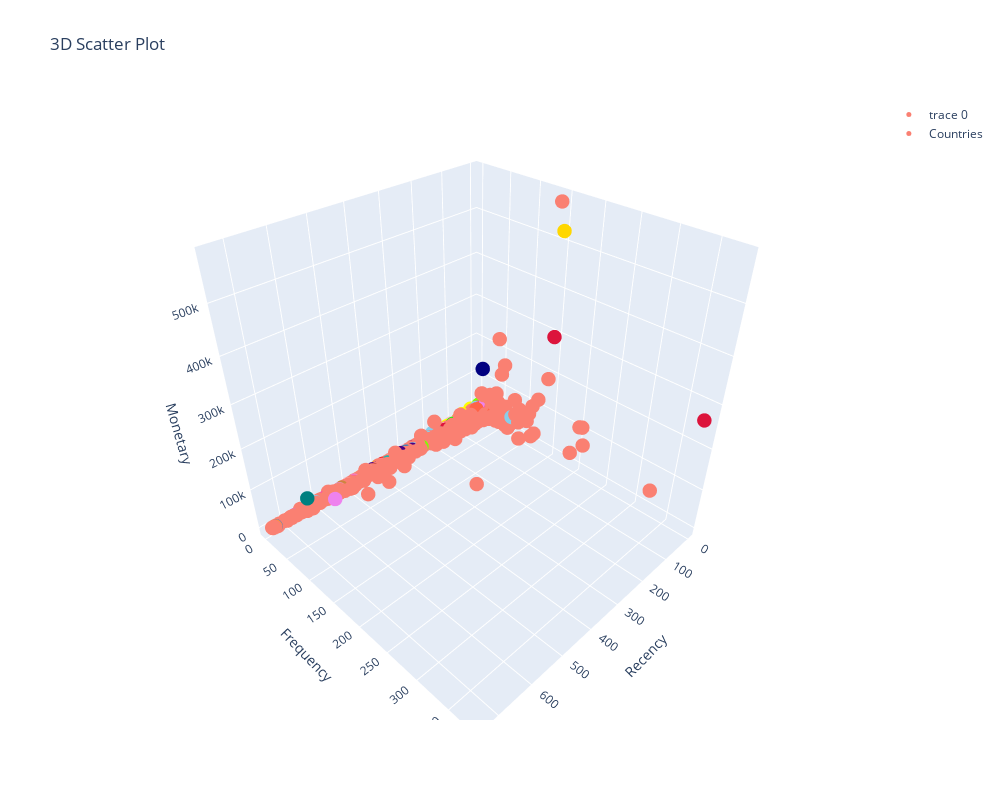

Write notebook code for a chart like this one.
### Code cell
import plotly.graph_objects as go

country_colors = {
    'United Kingdom': 'salmon', 'Iceland': 'blue', 'Finland': 'green', 'Italy': 'purple',
    'Norway': 'orange', 'Unspecified': 'gray', 'Bahrain': 'cyan', 'Spain': 'magenta', 'Portugal': 'lime',
    'Switzerland': 'yellow', 'Austria': 'brown', 'Cyprus': 'olive', 'Belgium': 'red',
    'Denmark': 'teal','Netherlands': 'gold','Australia': 'navy',
    'RSA': 'orchid','France': 'tomato','Germany': 'skyblue','USA': 'silver',
    'Thailand': 'peru','Greece': 'indigo','Sweden': 'violet',
    'Israel': 'pink','Saudi Arabia': 'darkgreen','Poland': 'lightcoral',
    'United Arab Emirates': 'steelblue', 'Singapore': 'sienna', 'EIRE': 'crimson',
    'Brazil': 'maroon', 'Japan': 'chartreuse', 'Lebanon': 'slategray',
    'Korea': 'sandybrown', 'Czech Republic': 'lavender', 'Channel Islands': 'lightpink',
    'European Community': 'mediumaquamarine', 'Lithuania': 'lightseagreen', 'Canada': 'mediumorchid',
    'Malta': 'hotpink', 'Nigeria': 'darkorchid', 'West Indies': 'mediumslateblue'
}

mixed_data['color'] = mixed_data['country'].map(country_colors)

# Create a 3D scatter plot with the numeric variables and country colors
fig = go.Figure(data=[go.Scatter3d(
    x=mixed_data['recency'],
    y=mixed_data['frequency'],
    z=mixed_data['monetary'],
    mode='markers',
    marker=dict(
        color=mixed_data['color'],
        size=5
    )
)])

# Set the axes titles and plot title
fig.update_layout(
    scene=dict(
        xaxis_title='Recency',
        yaxis_title='Frequency',
        zaxis_title='Monetary'
    ),
    title='3D Scatter Plot',
    width=1000,  # Adjust the width of the figure
    height=800  # Adjust the height of the figure
)

# Create a custom legend
legend_labels = list(country_colors.keys())
legend_trace = [go.Scatter3d(
    x=[None],
    y=[None],
    z=[None],
    mode='markers',
    marker=dict(
        color=[country_colors[label] for label in legend_labels],
        size=5
    ),
    showlegend=True,
    name='Countries'
)]
fig.add_trace(legend_trace[0])
fig.show()

### Figure 1 — Plotly figure (JSON) as saved in the notebook; plotly's stock layout.template omitted (floating-point values rounded to 4 significant figures; data arrays with more than 128 entries replaced by an {"elided": "..."} marker saying what was removed)
{"data": [{"marker": {"color": {"elided": "5912 str values"}, "size": 5}, "mode": "markers", "type": "scatter3d", "x": {"elided": "5912 int values"}, "y": {"elided": "5912 int values"}, "z": {"elided": "5912 float values"}}, {"marker": {"color": ["salmon", "blue", "green", "purple", "orange", "gray", "cyan", "magenta", "lime", "yellow", "brown", "olive", "red", "teal", "gold", "navy", "orchid", "tomato", "skyblue", "silver", "peru", "indigo", "violet", "pink", "darkgreen", "lightcoral", "steelblue", "sienna", "crimson", "maroon", "chartreuse", "slategray", "sandybrown", "lavender", "lightpink", "mediumaquamarine", "lightseagreen", "mediumorchid", "hotpink", "darkorchid", "mediumslateblue"], "size": 5}, "mode": "markers", "name": "Countries", "showlegend": true, "type": "scatter3d", "x": [null], "y": [null], "z": [null]}], "layout": {"height": 800, "scene": {"xaxis": {"title": {"text": "Recency"}}, "yaxis": {"title": {"text": "Frequency"}}, "zaxis": {"title": {"text": "Monetary"}}}, "title": {"text": "3D Scatter Plot"}, "width": 1000}}
